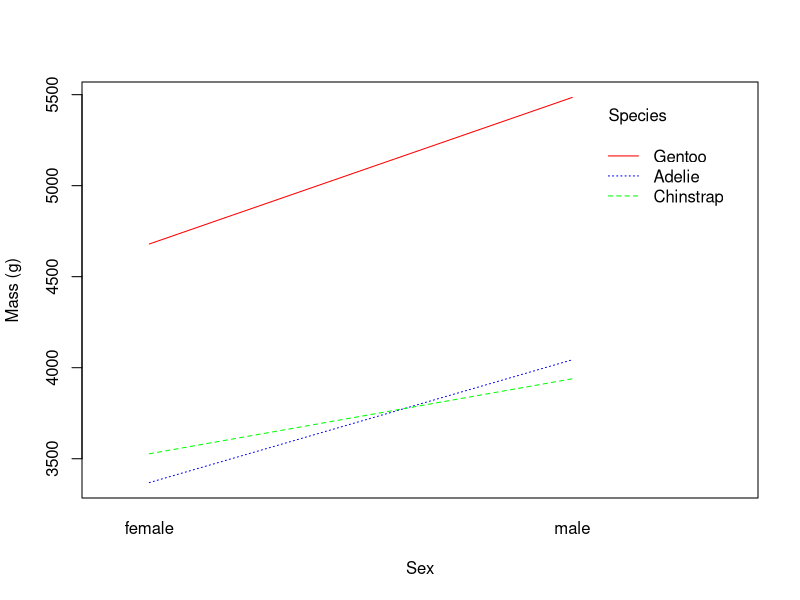
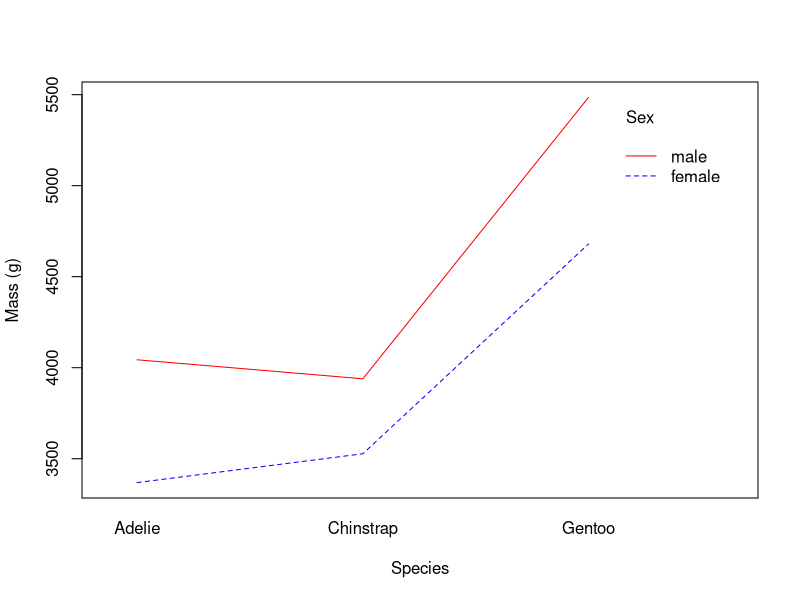
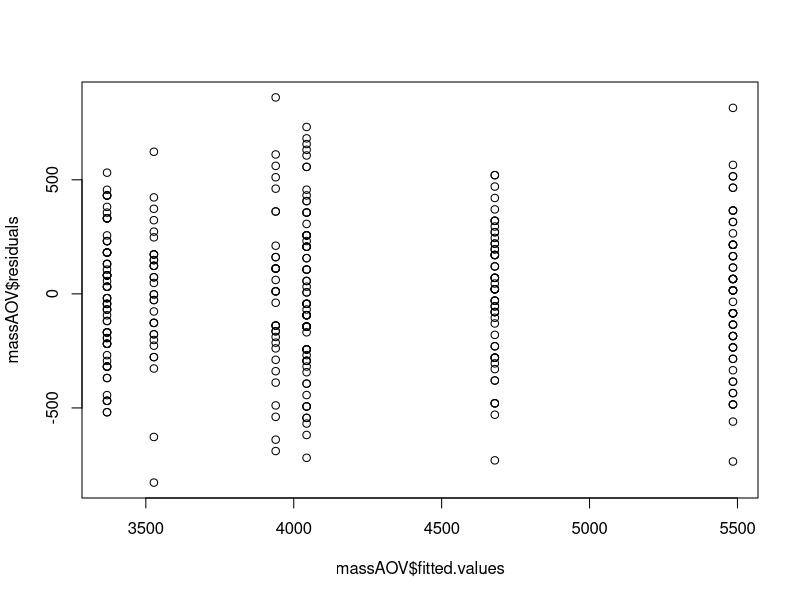
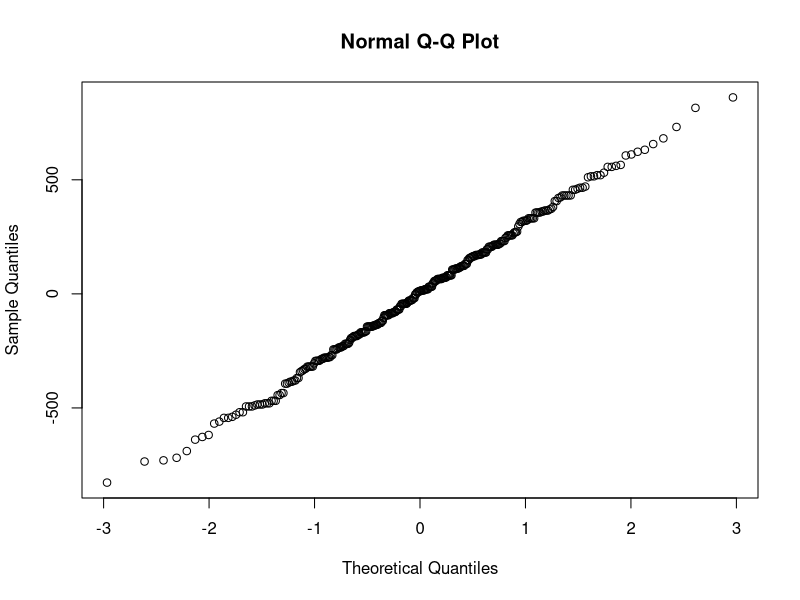
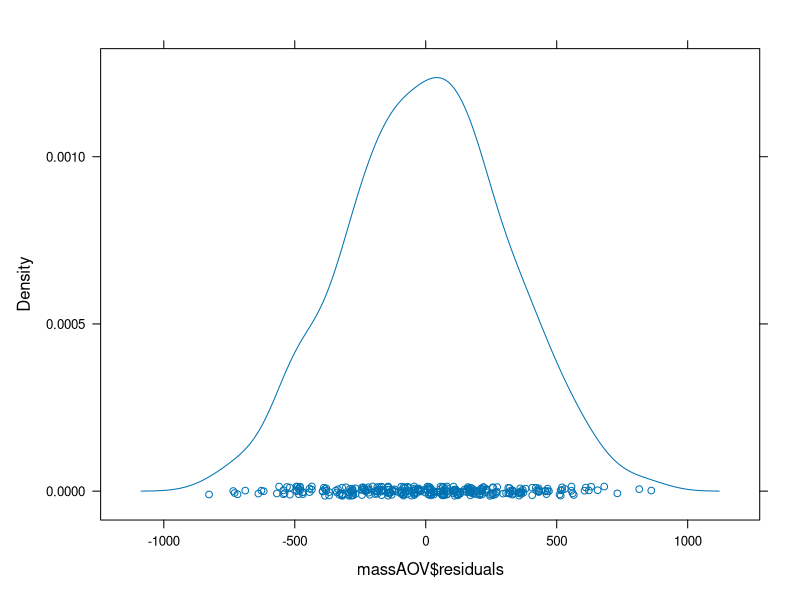

The R script that drew these images, in order:
###################################################################
#
#Author: Xinyi (Anny) Cui
#Date: Nov. 8, 2022
#
#Goal: Investigate how the mass of a peguin depends on their species and sex
#
#Data Description: collected and made available by Dr. Kristen Gorman and Palmer
#               Station, Antarctica LTER, a member of the Long Term Ecological
#               Research Network.
#               
#Response: mass (body_mass_g) in grams
#Explanatory: species (3 levels: Adélie, Chinstrap and Gentoo) 
#         and sex (2 levels: female and male)
#
####################################################################
#
#Install the released version of palmerpenguins from CRAN 
install.packages("palmerpenguins")

library(palmerpenguins)
data(package='palmerpenguins')
#
#call the dataset
head(penguins)
head(penguins_raw)

?penguins
?penguins_raw

str(penguins)
str(penguins_raw)

#Use the first dataset penguins, a subset of penguins_raw

#observations for each combination of predictors
nrow(subset(penguins, !is.na(species)))
nrow(subset(penguins, !is.na(sex)))

#means for checking the plot values
speciesMass<-tapply(penguins$body_mass_g, penguins$species, mean, na.rm=TRUE)
speciesMass
sexMass<-tapply(penguins$body_mass_g, penguins$sex, mean, na.rm=TRUE)
sexMass

#plots
interaction.plot(x.factor=penguins$sex,
                 trace.factor = penguins$species,
                 response = penguins$body_mass_g,
                 fun=mean,
                 ylab = "Mass (g)", xlab = "Sex",
                 trace.label = "Species",
                 col=c("blue","green","red")) #mass means based on species v.s. sex

interaction.plot(x.factor=penguins$species,
                 trace.factor = penguins$sex,
                 response = penguins$body_mass_g,
                 fun=mean,
                 ylab = "Mass (g)", xlab = "Species",
                 trace.label = "Sex",
                 col=c("blue","red")) #mass means based on sex v.s. species
#not roughly parallel, proof of interaction
#
#
#grand average and group effects
grandAvg<-mean(penguins$body_mass_g, na.rm=TRUE)
speciesEffect<-speciesMass-grandAvg
sexEffect<-sexMass-grandAvg

grandAvg
speciesEffect
sexEffect

#model with interaction
massAOV<-aov(body_mass_g~species+sex+species:sex, data=penguins)
summary(massAOV)

#condition of inference
plot(massAOV$fitted.values,massAOV$residuals)
qqnorm(massAOV$residuals)
lattice::densityplot(massAOV$residuals)
